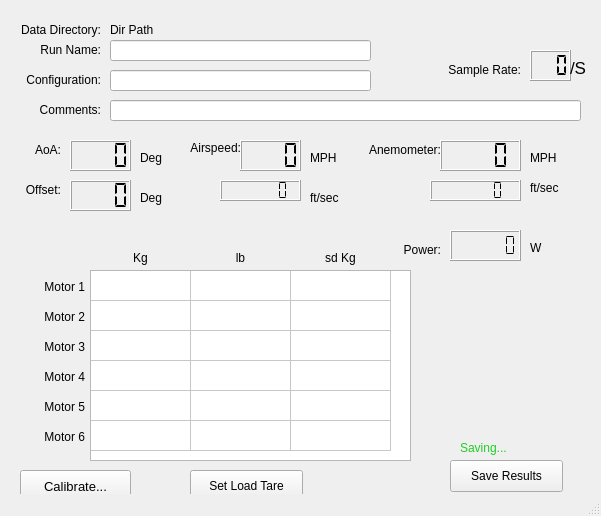
<?xml version="1.0" encoding="UTF-8"?>
<ui version="4.0">
 <class>MainWindow</class>
 <widget class="QMainWindow" name="MainWindow">
  <property name="geometry">
   <rect>
    <x>0</x>
    <y>0</y>
    <width>601</width>
    <height>516</height>
   </rect>
  </property>
  <property name="windowTitle">
   <string>Wind Tunnel</string>
  </property>
  <widget class="QWidget" name="centralwidget">
   <widget class="QPushButton" name="btnLoadTare">
    <property name="geometry">
     <rect>
      <x>190</x>
      <y>470</y>
      <width>113</width>
      <height>32</height>
     </rect>
    </property>
    <property name="text">
     <string>Set Load Tare</string>
    </property>
    <property name="toolTipDuration" stdset="0">
     <number>4</number>
    </property>
   </widget>
   <widget class="QLineEdit" name="inpRunName">
    <property name="geometry">
     <rect>
      <x>110</x>
      <y>40</y>
      <width>261</width>
      <height>21</height>
     </rect>
    </property>
   </widget>
   <widget class="QPushButton" name="btnSaveResults">
    <property name="geometry">
     <rect>
      <x>450</x>
      <y>460</y>
      <width>113</width>
      <height>32</height>
     </rect>
    </property>
    <property name="text">
     <string>Save Results</string>
    </property>
    <property name="default">
     <bool>false</bool>
    </property>
    <property name="flat">
     <bool>false</bool>
    </property>
   </widget>
   <widget class="QLabel" name="lblRunName">
    <property name="geometry">
     <rect>
      <x>30</x>
      <y>40</y>
      <width>71</width>
      <height>20</height>
     </rect>
    </property>
    <property name="text">
     <string>Run Name:</string>
    </property>
    <property name="alignment">
     <set>Qt::AlignRight|Qt::AlignTrailing|Qt::AlignVCenter</set>
    </property>
   </widget>
   <widget class="QLabel" name="lblConfiguration">
    <property name="geometry">
     <rect>
      <x>10</x>
      <y>70</y>
      <width>91</width>
      <height>20</height>
     </rect>
    </property>
    <property name="text">
     <string>Configuration:</string>
    </property>
    <property name="alignment">
     <set>Qt::AlignRight|Qt::AlignTrailing|Qt::AlignVCenter</set>
    </property>
   </widget>
   <widget class="QLineEdit" name="inpConfiguration">
    <property name="geometry">
     <rect>
      <x>110</x>
      <y>70</y>
      <width>261</width>
      <height>21</height>
     </rect>
    </property>
   </widget>
   <widget class="QLabel" name="lblAirspeed">
    <property name="geometry">
     <rect>
      <x>180</x>
      <y>140</y>
      <width>61</width>
      <height>16</height>
     </rect>
    </property>
    <property name="text">
     <string>Airspeed:</string>
    </property>
    <property name="alignment">
     <set>Qt::AlignRight|Qt::AlignTrailing|Qt::AlignVCenter</set>
    </property>
   </widget>
   <widget class="QLabel" name="lblMPHAirspeed">
    <property name="geometry">
     <rect>
      <x>310</x>
      <y>150</y>
      <width>31</width>
      <height>16</height>
     </rect>
    </property>
    <property name="text">
     <string>MPH</string>
    </property>
   </widget>
   <widget class="QLabel" name="lblFtPerSecAirspeed">
    <property name="geometry">
     <rect>
      <x>310</x>
      <y>190</y>
      <width>41</width>
      <height>16</height>
     </rect>
    </property>
    <property name="text">
     <string>ft/sec</string>
    </property>
   </widget>
   <widget class="QLCDNumber" name="outSpeedMPH">
    <property name="geometry">
     <rect>
      <x>240</x>
      <y>140</y>
      <width>61</width>
      <height>31</height>
     </rect>
    </property>
    <property name="font">
     <font>
      <pointsize>8</pointsize>
     </font>
    </property>
    <property name="digitCount">
     <number>4</number>
    </property>
    <property name="segmentStyle">
     <enum>QLCDNumber::Flat</enum>
    </property>
   </widget>
   <widget class="QTableWidget" name="tblDrag">
    <property name="geometry">
     <rect>
      <x>90</x>
      <y>270</y>
      <width>321</width>
      <height>191</height>
     </rect>
    </property>
    <property name="wordWrap">
     <bool>false</bool>
    </property>
    <property name="rowCount">
     <number>6</number>
    </property>
    <property name="columnCount">
     <number>3</number>
    </property>
    <attribute name="horizontalHeaderVisible">
     <bool>false</bool>
    </attribute>
    <attribute name="verticalHeaderVisible">
     <bool>false</bool>
    </attribute>
    <row/>
    <row/>
    <row/>
    <row/>
    <row/>
    <row/>
    <column/>
    <column/>
    <column/>
   </widget>
   <widget class="QLabel" name="lblKg">
    <property name="geometry">
     <rect>
      <x>110</x>
      <y>250</y>
      <width>61</width>
      <height>16</height>
     </rect>
    </property>
    <property name="text">
     <string>Kg</string>
    </property>
    <property name="alignment">
     <set>Qt::AlignCenter</set>
    </property>
   </widget>
   <widget class="QLabel" name="lblLb">
    <property name="geometry">
     <rect>
      <x>210</x>
      <y>250</y>
      <width>61</width>
      <height>16</height>
     </rect>
    </property>
    <property name="text">
     <string>lb</string>
    </property>
    <property name="alignment">
     <set>Qt::AlignCenter</set>
    </property>
   </widget>
   <widget class="QLabel" name="lblKgStd">
    <property name="geometry">
     <rect>
      <x>310</x>
      <y>250</y>
      <width>61</width>
      <height>16</height>
     </rect>
    </property>
    <property name="text">
     <string>sd Kg</string>
    </property>
    <property name="alignment">
     <set>Qt::AlignCenter</set>
    </property>
   </widget>
   <widget class="QLabel" name="lblSampleRate">
    <property name="geometry">
     <rect>
      <x>440</x>
      <y>60</y>
      <width>81</width>
      <height>20</height>
     </rect>
    </property>
    <property name="text">
     <string>Sample Rate:</string>
    </property>
    <property name="alignment">
     <set>Qt::AlignRight|Qt::AlignTrailing|Qt::AlignVCenter</set>
    </property>
   </widget>
   <widget class="QLCDNumber" name="outSpeedFps">
    <property name="geometry">
     <rect>
      <x>220</x>
      <y>180</y>
      <width>81</width>
      <height>21</height>
     </rect>
    </property>
    <property name="digitCount">
     <number>6</number>
    </property>
    <property name="segmentStyle">
     <enum>QLCDNumber::Flat</enum>
    </property>
   </widget>
   <widget class="QLCDNumber" name="outSampleRate">
    <property name="geometry">
     <rect>
      <x>530</x>
      <y>50</y>
      <width>41</width>
      <height>31</height>
     </rect>
    </property>
    <property name="digitCount">
     <number>3</number>
    </property>
    <property name="segmentStyle">
     <enum>QLCDNumber::Flat</enum>
    </property>
   </widget>
   <widget class="QLabel" name="lblAoA">
    <property name="geometry">
     <rect>
      <x>20</x>
      <y>140</y>
      <width>41</width>
      <height>20</height>
     </rect>
    </property>
    <property name="text">
     <string>AoA:</string>
    </property>
    <property name="alignment">
     <set>Qt::AlignRight|Qt::AlignTrailing|Qt::AlignVCenter</set>
    </property>
   </widget>
   <widget class="QLCDNumber" name="outAoaDeg">
    <property name="geometry">
     <rect>
      <x>70</x>
      <y>140</y>
      <width>61</width>
      <height>31</height>
     </rect>
    </property>
    <property name="digitCount">
     <number>4</number>
    </property>
    <property name="segmentStyle">
     <enum>QLCDNumber::Flat</enum>
    </property>
   </widget>
   <widget class="QLabel" name="lblAoADeg">
    <property name="geometry">
     <rect>
      <x>140</x>
      <y>150</y>
      <width>31</width>
      <height>16</height>
     </rect>
    </property>
    <property name="text">
     <string>Deg</string>
    </property>
   </widget>
   <widget class="QLabel" name="lblPower">
    <property name="geometry">
     <rect>
      <x>400</x>
      <y>240</y>
      <width>41</width>
      <height>20</height>
     </rect>
    </property>
    <property name="text">
     <string>Power:</string>
    </property>
    <property name="alignment">
     <set>Qt::AlignRight|Qt::AlignTrailing|Qt::AlignVCenter</set>
    </property>
   </widget>
   <widget class="QLCDNumber" name="outPower">
    <property name="geometry">
     <rect>
      <x>450</x>
      <y>230</y>
      <width>71</width>
      <height>31</height>
     </rect>
    </property>
    <property name="digitCount">
     <number>6</number>
    </property>
    <property name="segmentStyle">
     <enum>QLCDNumber::Flat</enum>
    </property>
   </widget>
   <widget class="QLabel" name="lblWatts">
    <property name="geometry">
     <rect>
      <x>530</x>
      <y>240</y>
      <width>16</width>
      <height>16</height>
     </rect>
    </property>
    <property name="text">
     <string>W</string>
    </property>
   </widget>
   <widget class="QLCDNumber" name="outAnemometerMPH">
    <property name="geometry">
     <rect>
      <x>440</x>
      <y>140</y>
      <width>81</width>
      <height>31</height>
     </rect>
    </property>
    <property name="digitCount">
     <number>4</number>
    </property>
    <property name="segmentStyle">
     <enum>QLCDNumber::Flat</enum>
    </property>
   </widget>
   <widget class="QLabel" name="lblAnemometer">
    <property name="geometry">
     <rect>
      <x>350</x>
      <y>140</y>
      <width>91</width>
      <height>20</height>
     </rect>
    </property>
    <property name="text">
     <string>Anemometer:</string>
    </property>
    <property name="alignment">
     <set>Qt::AlignRight|Qt::AlignTrailing|Qt::AlignVCenter</set>
    </property>
   </widget>
   <widget class="QLabel" name="lblFtPerSecAnemometer">
    <property name="geometry">
     <rect>
      <x>530</x>
      <y>180</y>
      <width>41</width>
      <height>16</height>
     </rect>
    </property>
    <property name="text">
     <string>ft/sec</string>
    </property>
   </widget>
   <widget class="QLCDNumber" name="outAnemometerFps">
    <property name="geometry">
     <rect>
      <x>430</x>
      <y>180</y>
      <width>91</width>
      <height>21</height>
     </rect>
    </property>
    <property name="digitCount">
     <number>6</number>
    </property>
    <property name="segmentStyle">
     <enum>QLCDNumber::Flat</enum>
    </property>
   </widget>
   <widget class="QLabel" name="lblMPHAnemometer">
    <property name="geometry">
     <rect>
      <x>530</x>
      <y>150</y>
      <width>31</width>
      <height>16</height>
     </rect>
    </property>
    <property name="text">
     <string>MPH</string>
    </property>
   </widget>
   <widget class="QPushButton" name="btnCalibrate">
    <property name="geometry">
     <rect>
      <x>20</x>
      <y>470</y>
      <width>111</width>
      <height>32</height>
     </rect>
    </property>
    <property name="font">
     <font>
      <pointsize>10</pointsize>
     </font>
    </property>
    <property name="text">
     <string>Calibrate...</string>
    </property>
    <property name="toolTipDuration" stdset="0">
     <number>4</number>
    </property>
   </widget>
   <widget class="QLabel" name="lblPerSec">
    <property name="geometry">
     <rect>
      <x>570</x>
      <y>60</y>
      <width>16</width>
      <height>16</height>
     </rect>
    </property>
    <property name="font">
     <font>
      <family>Lucida Grande</family>
      <pointsize>13</pointsize>
     </font>
    </property>
    <property name="text">
     <string>/S</string>
    </property>
   </widget>
   <widget class="QLabel" name="lblDataDirectory">
    <property name="geometry">
     <rect>
      <x>10</x>
      <y>20</y>
      <width>91</width>
      <height>20</height>
     </rect>
    </property>
    <property name="text">
     <string>Data Directory:</string>
    </property>
    <property name="alignment">
     <set>Qt::AlignRight|Qt::AlignTrailing|Qt::AlignVCenter</set>
    </property>
   </widget>
   <widget class="QLabel" name="lblDirPath">
    <property name="geometry">
     <rect>
      <x>110</x>
      <y>20</y>
      <width>401</width>
      <height>20</height>
     </rect>
    </property>
    <property name="text">
     <string>Dir Path</string>
    </property>
   </widget>
   <widget class="QLineEdit" name="inpComments">
    <property name="enabled">
     <bool>true</bool>
    </property>
    <property name="geometry">
     <rect>
      <x>110</x>
      <y>100</y>
      <width>471</width>
      <height>21</height>
     </rect>
    </property>
    <property name="alignment">
     <set>Qt::AlignLeading|Qt::AlignLeft|Qt::AlignTop</set>
    </property>
   </widget>
   <widget class="QLabel" name="lblComments">
    <property name="geometry">
     <rect>
      <x>10</x>
      <y>100</y>
      <width>91</width>
      <height>20</height>
     </rect>
    </property>
    <property name="text">
     <string>Comments:</string>
    </property>
    <property name="alignment">
     <set>Qt::AlignRight|Qt::AlignTrailing|Qt::AlignVCenter</set>
    </property>
   </widget>
   <widget class="QLabel" name="lblSaving">
    <property name="geometry">
     <rect>
      <x>460</x>
      <y>440</y>
      <width>61</width>
      <height>16</height>
     </rect>
    </property>
    <property name="palette">
     <palette>
      <active>
       <colorrole role="WindowText">
        <brush brushstyle="SolidPattern">
         <color alpha="255">
          <red>32</red>
          <green>205</green>
          <blue>37</blue>
         </color>
        </brush>
       </colorrole>
       <colorrole role="Text">
        <brush brushstyle="SolidPattern">
         <color alpha="255">
          <red>32</red>
          <green>205</green>
          <blue>37</blue>
         </color>
        </brush>
       </colorrole>
       <colorrole role="ButtonText">
        <brush brushstyle="SolidPattern">
         <color alpha="255">
          <red>32</red>
          <green>205</green>
          <blue>37</blue>
         </color>
        </brush>
       </colorrole>
      </active>
      <inactive>
       <colorrole role="WindowText">
        <brush brushstyle="SolidPattern">
         <color alpha="255">
          <red>32</red>
          <green>205</green>
          <blue>37</blue>
         </color>
        </brush>
       </colorrole>
       <colorrole role="Text">
        <brush brushstyle="SolidPattern">
         <color alpha="255">
          <red>32</red>
          <green>205</green>
          <blue>37</blue>
         </color>
        </brush>
       </colorrole>
       <colorrole role="ButtonText">
        <brush brushstyle="SolidPattern">
         <color alpha="255">
          <red>32</red>
          <green>205</green>
          <blue>37</blue>
         </color>
        </brush>
       </colorrole>
      </inactive>
      <disabled>
       <colorrole role="WindowText">
        <brush brushstyle="SolidPattern">
         <color alpha="255">
          <red>69</red>
          <green>69</green>
          <blue>69</blue>
         </color>
        </brush>
       </colorrole>
       <colorrole role="Text">
        <brush brushstyle="SolidPattern">
         <color alpha="255">
          <red>69</red>
          <green>69</green>
          <blue>69</blue>
         </color>
        </brush>
       </colorrole>
       <colorrole role="ButtonText">
        <brush brushstyle="SolidPattern">
         <color alpha="255">
          <red>106</red>
          <green>104</green>
          <blue>100</blue>
         </color>
        </brush>
       </colorrole>
      </disabled>
     </palette>
    </property>
    <property name="focusPolicy">
     <enum>Qt::NoFocus</enum>
    </property>
    <property name="text">
     <string>Saving...</string>
    </property>
   </widget>
   <widget class="QLabel" name="lblAoAOffsetDeg">
    <property name="geometry">
     <rect>
      <x>140</x>
      <y>190</y>
      <width>31</width>
      <height>16</height>
     </rect>
    </property>
    <property name="text">
     <string>Deg</string>
    </property>
   </widget>
   <widget class="QLCDNumber" name="outAoaOffsetDeg">
    <property name="geometry">
     <rect>
      <x>70</x>
      <y>180</y>
      <width>61</width>
      <height>31</height>
     </rect>
    </property>
    <property name="digitCount">
     <number>4</number>
    </property>
    <property name="segmentStyle">
     <enum>QLCDNumber::Flat</enum>
    </property>
   </widget>
   <widget class="QLabel" name="lblAoAOffset">
    <property name="geometry">
     <rect>
      <x>20</x>
      <y>180</y>
      <width>41</width>
      <height>20</height>
     </rect>
    </property>
    <property name="text">
     <string>Offset:</string>
    </property>
    <property name="alignment">
     <set>Qt::AlignRight|Qt::AlignTrailing|Qt::AlignVCenter</set>
    </property>
   </widget>
   <widget class="QLabel" name="lblMotor1">
    <property name="geometry">
     <rect>
      <x>40</x>
      <y>280</y>
      <width>45</width>
      <height>13</height>
     </rect>
    </property>
    <property name="text">
     <string>Motor 1</string>
    </property>
    <property name="alignment">
     <set>Qt::AlignRight|Qt::AlignTrailing|Qt::AlignVCenter</set>
    </property>
   </widget>
   <widget class="QLabel" name="lblMotor2">
    <property name="geometry">
     <rect>
      <x>40</x>
      <y>310</y>
      <width>45</width>
      <height>13</height>
     </rect>
    </property>
    <property name="text">
     <string>Motor 2</string>
    </property>
    <property name="alignment">
     <set>Qt::AlignRight|Qt::AlignTrailing|Qt::AlignVCenter</set>
    </property>
   </widget>
   <widget class="QLabel" name="lblMotor3">
    <property name="geometry">
     <rect>
      <x>40</x>
      <y>340</y>
      <width>45</width>
      <height>13</height>
     </rect>
    </property>
    <property name="text">
     <string>Motor 3</string>
    </property>
    <property name="alignment">
     <set>Qt::AlignRight|Qt::AlignTrailing|Qt::AlignVCenter</set>
    </property>
   </widget>
   <widget class="QLabel" name="lblMotor4">
    <property name="geometry">
     <rect>
      <x>40</x>
      <y>370</y>
      <width>45</width>
      <height>13</height>
     </rect>
    </property>
    <property name="text">
     <string>Motor 4</string>
    </property>
    <property name="alignment">
     <set>Qt::AlignRight|Qt::AlignTrailing|Qt::AlignVCenter</set>
    </property>
   </widget>
   <widget class="QLabel" name="lblMotor5">
    <property name="geometry">
     <rect>
      <x>40</x>
      <y>400</y>
      <width>45</width>
      <height>13</height>
     </rect>
    </property>
    <property name="text">
     <string>Motor 5</string>
    </property>
    <property name="alignment">
     <set>Qt::AlignRight|Qt::AlignTrailing|Qt::AlignVCenter</set>
    </property>
   </widget>
   <widget class="QLabel" name="lblMotor6">
    <property name="geometry">
     <rect>
      <x>40</x>
      <y>430</y>
      <width>45</width>
      <height>13</height>
     </rect>
    </property>
    <property name="text">
     <string>Motor 6</string>
    </property>
    <property name="alignment">
     <set>Qt::AlignRight|Qt::AlignTrailing|Qt::AlignVCenter</set>
    </property>
   </widget>
   <zorder>outAnemometerFps</zorder>
   <zorder>btnLoadTare</zorder>
   <zorder>inpRunName</zorder>
   <zorder>btnSaveResults</zorder>
   <zorder>lblRunName</zorder>
   <zorder>lblConfiguration</zorder>
   <zorder>inpConfiguration</zorder>
   <zorder>lblAirspeed</zorder>
   <zorder>lblMPHAirspeed</zorder>
   <zorder>lblFtPerSecAirspeed</zorder>
   <zorder>outSpeedMPH</zorder>
   <zorder>tblDrag</zorder>
   <zorder>lblKg</zorder>
   <zorder>lblLb</zorder>
   <zorder>lblKgStd</zorder>
   <zorder>lblSampleRate</zorder>
   <zorder>outSpeedFps</zorder>
   <zorder>outSampleRate</zorder>
   <zorder>lblAoA</zorder>
   <zorder>outAoaDeg</zorder>
   <zorder>lblAoADeg</zorder>
   <zorder>lblPower</zorder>
   <zorder>outPower</zorder>
   <zorder>lblWatts</zorder>
   <zorder>outAnemometerMPH</zorder>
   <zorder>lblAnemometer</zorder>
   <zorder>lblFtPerSecAnemometer</zorder>
   <zorder>lblMPHAnemometer</zorder>
   <zorder>btnCalibrate</zorder>
   <zorder>lblPerSec</zorder>
   <zorder>lblDataDirectory</zorder>
   <zorder>lblDirPath</zorder>
   <zorder>inpComments</zorder>
   <zorder>lblComments</zorder>
   <zorder>lblSaving</zorder>
   <zorder>lblAoAOffsetDeg</zorder>
   <zorder>outAoaOffsetDeg</zorder>
   <zorder>lblAoAOffset</zorder>
   <zorder>lblMotor1</zorder>
   <zorder>lblMotor2</zorder>
   <zorder>lblMotor3</zorder>
   <zorder>lblMotor4</zorder>
   <zorder>lblMotor5</zorder>
   <zorder>lblMotor6</zorder>
  </widget>
  <widget class="QStatusBar" name="statusbar"/>
 </widget>
 <resources/>
 <connections/>
 <slots>
  <slot>showCalibrateDialog()</slot>
 </slots>
</ui>
